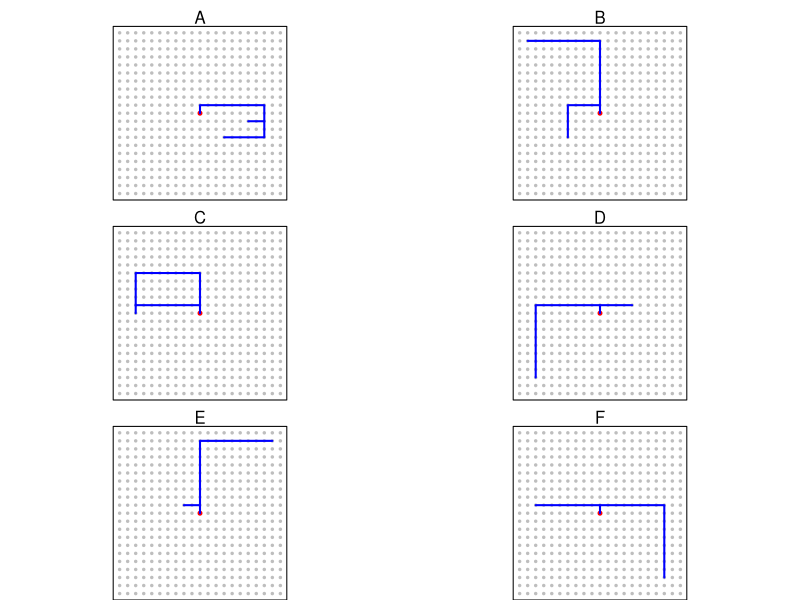
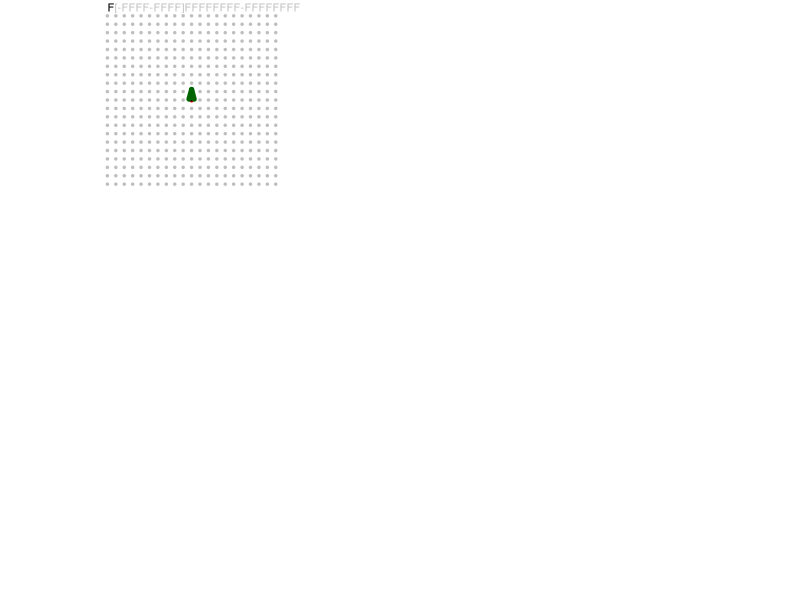
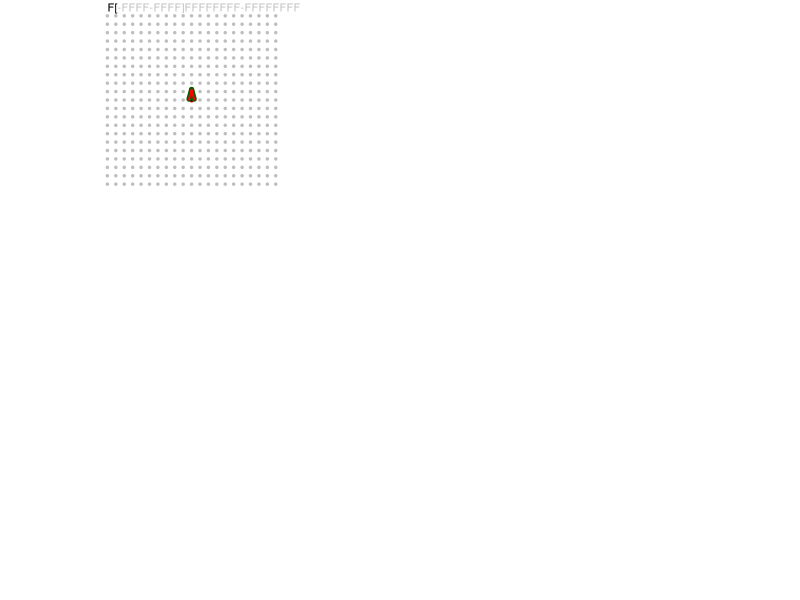
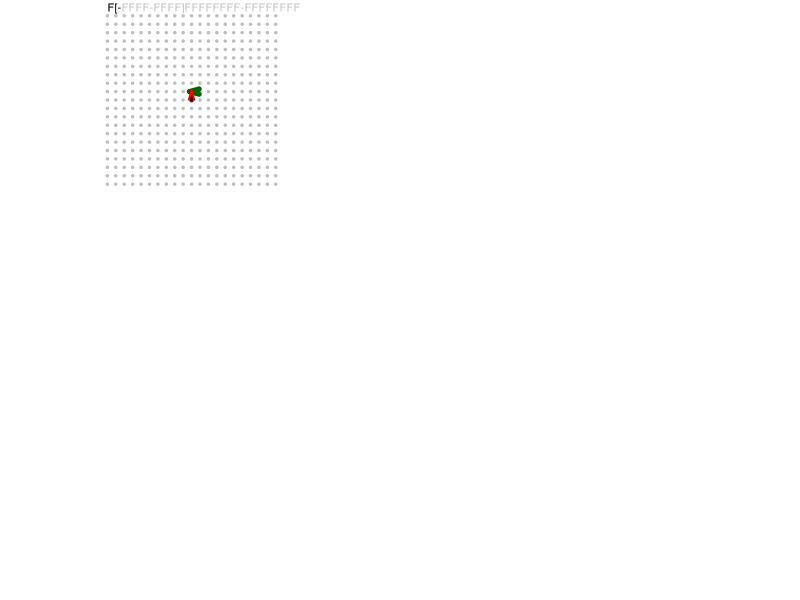
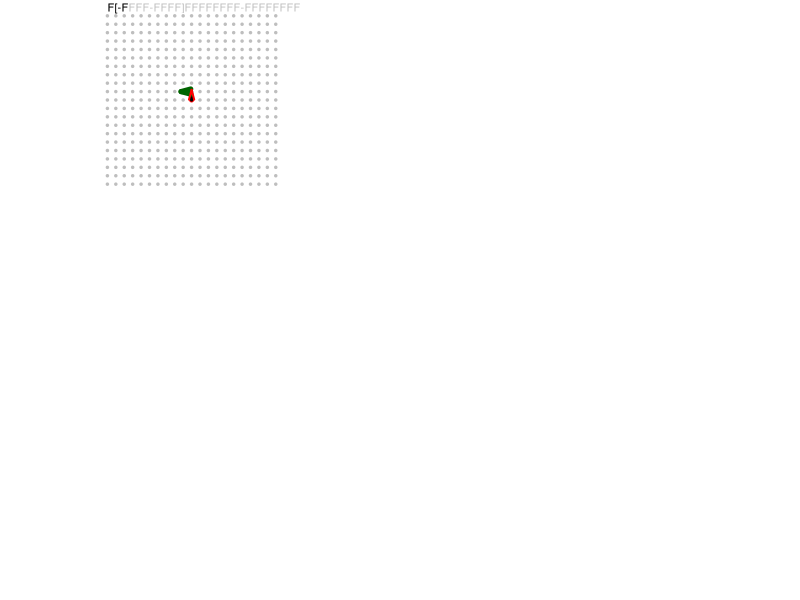
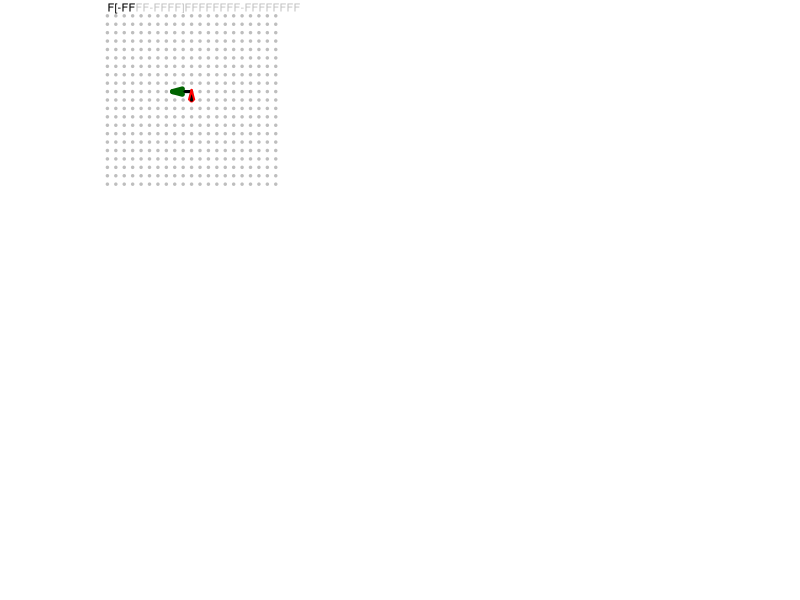
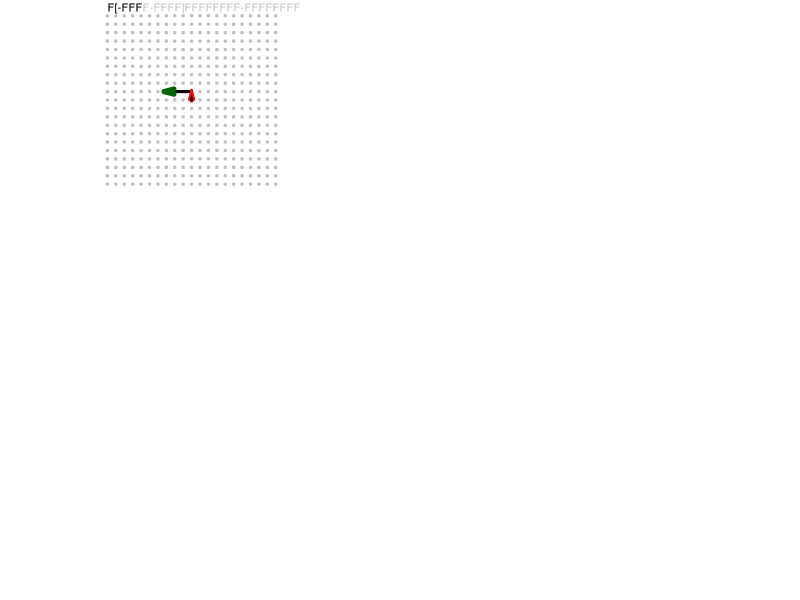
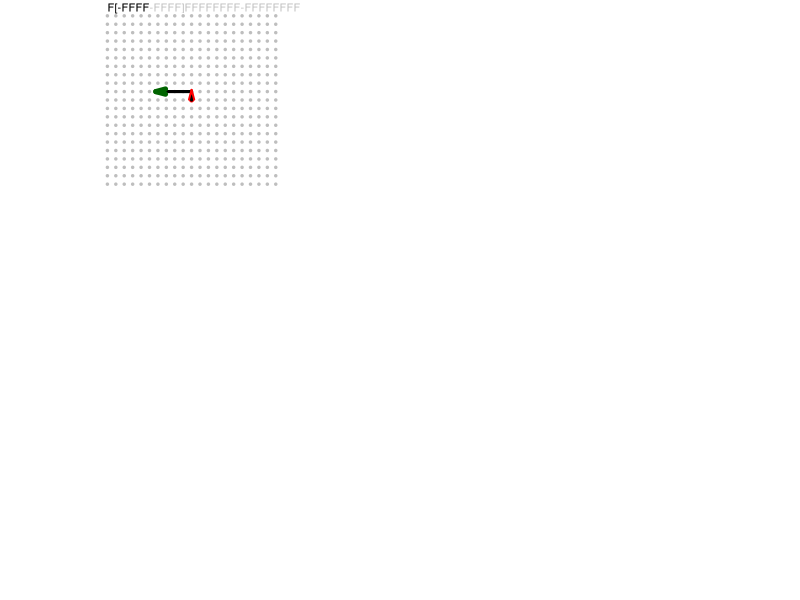

The R script that drew these images, in order:
## ---- chunk 1

elements = c("+F","-F","[+F]F","[-F]F")
strings = character()

connections = function(string="AA+AA+AA+A+A",angle=pi/2,angle_initial=pi/2){
    switch = 1
    d = angle_initial
    x = 0
    y = 0
    xl = c(x)
    yl = c(y)
    dsave = numeric()
    xsave = numeric()
    ysave = numeric()
    chs = strsplit(string,"")[[1]]
    xl = numeric(sum(chs %in% LETTERS)+sum(chs=="]")+1)
    yl = numeric(sum(chs %in% LETTERS)+sum(chs=="]")+1)
    draw = numeric(sum(chs %in% LETTERS)+sum(chs=="]")+1)
    draw[1]=1
    j = 1
    for(i in 1:nchar(string)){
        ch = chs[i]
        cn = as.integer(charToRaw(ch))
        if(cn>=as.integer(charToRaw("A")) && cn<=as.integer(charToRaw("L"))){
            j = j+1
            draw[j] = 1
            x = x+cos(d)
            y = y+sin(d)
            xl[j] = x
            yl[j] = y
        }
        if(cn>=as.integer(charToRaw("M")) && cn<=as.integer(charToRaw("Z"))){
            j = j+1
            draw[j] = 0
            x = x+cos(d)
            y = y+sin(d)
            xl[j] = x
            yl[j] = y
        }
        if(cn==as.integer(charToRaw("["))){
            dsave = c(dsave,d)
            xsave = c(xsave,x)
            ysave = c(ysave,y)
        }
        if(cn==as.integer(charToRaw("]"))){
            j = j+1
            draw[j] = 0
            x = xsave[length(xsave)]
            y = ysave[length(ysave)]
            d = dsave[length(dsave)]
            if(length(xsave)>1){
                xsave = xsave[1:(length(xsave)-1)]
                ysave = ysave[1:(length(ysave)-1)]
                dsave = dsave[1:(length(dsave)-1)]
            } else {
                xsave = numeric()
                ysave = numeric()
                dsave = numeric()
            }
            xl[j] = x
            yl[j] = y
        }
        if(cn==as.integer(charToRaw("-"))){
            d = d+angle*switch
        }
        if(cn==as.integer(charToRaw("+"))){
            d = d-angle*switch
        }
        if(cn==as.integer(charToRaw("."))){
            switch = switch*(-1)
        }
    }
    conns = character()
    for(i in 2:length(xl)){
        if(draw[i]){
            conns = c(conns,paste0("(",round(xl[i-1]),",",round(yl[i-1]),")-(",round(xl[i]),",",round(yl[i]),")",collapse=""))
            conns = c(conns,paste0("(",round(xl[i]),",",round(yl[i]),")-(",round(xl[i-1]),",",round(yl[i-1]),")",collapse=""))
        }
    }
    conns = sort(conns)
    print(conns)
    return(conns)
}



xyd = function(string="AA+AA+AA+A+A",angle=pi/2,angle_initial=pi/2){
    switch = 1
    d = angle_initial
    x = 0
    y = 0
    xl = c(x)
    yl = c(y)
    dsave = numeric()
    xsave = numeric()
    ysave = numeric()
    chs = strsplit(string,"")[[1]]
    xl = numeric(sum(chs %in% LETTERS)+sum(chs=="]")+1)
    yl = numeric(sum(chs %in% LETTERS)+sum(chs=="]")+1)
    draw = numeric(sum(chs %in% LETTERS)+sum(chs=="]")+1)
    draw[1]=1
    j = 1
    for(i in 1:nchar(string)){
        ch = chs[i]
        cn = as.integer(charToRaw(ch))
        if(cn>=as.integer(charToRaw("A")) && cn<=as.integer(charToRaw("L"))){
            j = j+1
            draw[j] = 1
            x = x+cos(d)
            y = y+sin(d)
            xl[j] = x
            yl[j] = y
        }
        if(cn>=as.integer(charToRaw("M")) && cn<=as.integer(charToRaw("Z"))){
            j = j+1
            draw[j] = 0
            x = x+cos(d)
            y = y+sin(d)
            xl[j] = x
            yl[j] = y
        }
        if(cn==as.integer(charToRaw("["))){
            dsave = c(dsave,d)
            xsave = c(xsave,x)
            ysave = c(ysave,y)
        }
        if(cn==as.integer(charToRaw("]"))){
            j = j+1
            draw[j] = 0
            x = xsave[length(xsave)]
            y = ysave[length(ysave)]
            d = dsave[length(dsave)]
            if(length(xsave)>1){
                xsave = xsave[1:(length(xsave)-1)]
                ysave = ysave[1:(length(ysave)-1)]
                dsave = dsave[1:(length(dsave)-1)]
            } else {
                xsave = numeric()
                ysave = numeric()
                dsave = numeric()
            }
            xl[j] = x
            yl[j] = y
        }
        if(cn==as.integer(charToRaw("-"))){
            d = d+angle*switch
        }
        if(cn==as.integer(charToRaw("+"))){
            d = d-angle*switch
        }
        if(cn==as.integer(charToRaw("."))){
            switch = switch*(-1)
        }
    }
    return(list(xl,yl,draw,x,y,d,xsave,ysave,dsave))
}

plotit = function(xyd,lwd=1,col="blue"){
    x = xyd[[1]]
    y = xyd[[2]]
    d = xyd[[3]]
    plot(0,0,"n",xlim=c(-10,10),ylim=c(-10,10),axes=F,ann=F)
    for(i in -10:10){
        for(j in -10:10){
            points(i,j,pch=19,cex=0.5,col="grey")
        }
    }
    points(0,0,pch=19,cex=0.8,col="red")
    starts = numeric()
    if(d[1]){
        starts = c(1)
    }
    starts = c(starts,which(diff(d)==1))
    ends = which(diff(d)==-1)
    if(d[length(d)]==1){
        ends = c(ends,length(d))
    }
    for(i in 1:length(starts)){
        lines(x[starts[i]:ends[i]],y[starts[i]:ends[i]],lwd=lwd,col=col)
    }
}

plotit2 = function(xyd,lwd=1,col="blue"){
    x = xyd[[1]]
    y = xyd[[2]]
    d = xyd[[3]]
    plot(0,0,"n",xlim=c(-10,12),ylim=c(-11,11),axes=F,ann=F)
    for(i in -10:10){
        for(j in -10:10){
            points(i,j,pch=19,cex=0.5,col="grey")
        }
    }
    points(0,0,pch=19,cex=0.8,col="red")
    starts = numeric()
    if(d[1]){
        starts = c(1)
    }
    starts = c(starts,which(diff(d)==1))
    ends = which(diff(d)==-1)
    if(d[length(d)]==1){
        ends = c(ends,length(d))
    }
    for(i in 1:length(starts)){
        lines(x[starts[i]:ends[i]],y[starts[i]:ends[i]],lwd=lwd,col=col)
    }
}

conns = character()
for(jjj in 1:6){
    while(T){
        start = "F"
        s = start
        for(i in 1:4){
            s2 = strsplit(s,"")[[1]]
            nds = which(s2=="F")
            ii = sample(nds,1)
            s2[ii] = sample(elements,1)
            s3 = paste0(s2,collapse="")
            s3 = gsub("+-","",s3,fixed=T)
            s3 = gsub("-+","",s3,fixed=T)
            s3 = gsub("F","FF",s3,fixed=T)
            s3 = gsub("-[","[",s3,fixed=T)
            s3 = gsub("+[","[",s3,fixed=T)
            s = s3
        }
        s = paste0("F",s,"F",collapse="")
        s2 = strsplit(s,"")[[1]]
        conn = connections(s)
        xy = xyd(s)
        x = xy[[1]]
        y = xy[[2]]
        if(sum(s2=="[")==sum(s2=="]") && !(s%in%strings) && length(unique(conn))==length(conn) && !(paste0(conn,collapse=";")%in%conns) && sum(s2=="[")<3 && sum(s2=="[")>0 && max(abs(c(x,y)))<10){break}
    }
    strings = c(strings,s)
    conns = c(conns,paste0(conn,collapse=";"))
}

wo = sample(1:6,1)
given = strings[wo]
sol = paste0(1*(wo==1:6),collapse="")

print(connections(strings[wo]))

## ---- chunk 2
par(mar=c(0,0,2,0),oma=c(0,0,0,0),pty="s",mfrow=c(3,2))
plotit(xyd(strings[1],pi/2,pi/2),lwd=2,col="blue")
box()
mtext("A",3)
plotit(xyd(strings[2],pi/2,pi/2),lwd=2,col="blue")
box()
mtext("B",3)
plotit(xyd(strings[3],pi/2,pi/2),lwd=2,col="blue")
box()
mtext("C",3)
plotit(xyd(strings[4],pi/2,pi/2),lwd=2,col="blue")
box()
mtext("D",3)
plotit(xyd(strings[5],pi/2,pi/2),lwd=2,col="blue")
box()
mtext("E",3)
plotit(xyd(strings[6],pi/2,pi/2),lwd=2,col="blue")
box()
mtext("F",3)
## ---- chunk 3
s = strings[wo]
x = 0
y = 0
d = pi/2
for(i in 1:nchar(s)){
    par(mar=c(0,0,0,0),oma=c(0,0,0,0),pty="s")
    ss = substr(s,1,i)
    xyd1 = xyd(ss,pi/2,angle_initial=pi/2)
    plotit2(xyd1,lwd=3,col=rgb(0,0,0))
    text(-10,11,s,adj=c(0,0.5),col="grey")
    text(-10,11,ss,adj=c(0,0.5))
    x = xyd1[[4]]
    y = xyd1[[5]]
    d = xyd1[[6]]
    xsave = round(xyd1[[7]],1)
    ysave = round(xyd1[[8]],1)
    dsave = xyd1[[9]]
    arrows(x-cos(d)/4,y-sin(d)/4,x+cos(d)/4,y+sin(d)/4,0.1,15,2,col="darkgreen",lwd=5)
    if(length(xsave)>0){
        # text(-5,-9,paste0(rev(xsave),collapse="\n"),adj=c(0.5,0),col="red")
        # text(0,-9,paste0(rev(ysave),collapse="\n"),adj=c(0.5,0),col="red")
        # text(5,-9,paste0(rev(round(dsave/pi*180)),"°",collapse="\n"),adj=c(0.5,0),col="red")
        for(i in 1:length(xsave)){
            xs = xsave[i]
            ys = ysave[i]
            ds = dsave[i]
            arrows(xs-cos(ds)/5,ys-sin(ds)/5,xs+cos(ds)/5,ys+sin(ds)/5,0.1,15,2,col="red",lwd=2)
        }
    }
}
